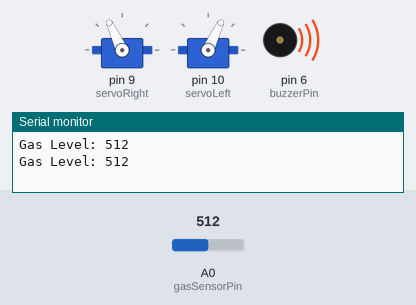
This sketch was run on a simulated Arduino Uno, built with avr-gcc and run on an emulated ATmega328P. Parts: 2 × servo, buzzer (waves = sounding, pin HIGH), the last lines printed to the serial monitor. The test bench sets the inputs (shaded band); at power-on: A0 (gasSensorPin) = 512.

Above: at 2.7 s.
2.8 s: A0 (gasSensorPin) set to 311
4.3 s: A0 (gasSensorPin) set to 292
At 4.93 s:
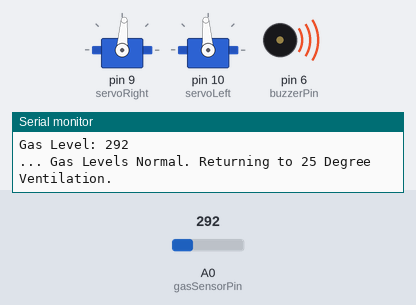
At 6.2 s:
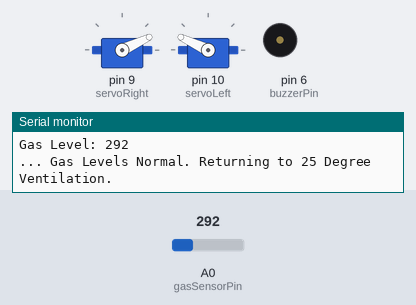
Timing chart, 0 to 7.7 s (numbered marks = the images above; inputs shaded):
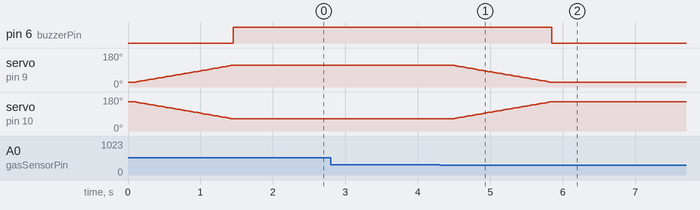

The sketch:

advanced-gas-system.ino
```cpp
#include <Servo.h>

// --- Definitions ---

// Servo objects for both sashes
Servo servoRight;
Servo servoLeft;

// Pin definitions
const int gasSensorPin = A0; // Analog pin for Gas Sensor (e.g., MQ-135)
const int buzzerPin = 6;     // Digital pin for Buzzer

// Angle constants (adjust these after mechanical installation)
const int angleClosed_R = 0;   // Fully closed angle for Right Servo
const int angleClosed_L = 180; // Fully closed angle for Left Servo

const int angleVent_R = 25;    // Ventilation angle (25 degrees) for Right Servo
const int angleVent_L = 155;   // Ventilation angle (180 - 25) for Left Servo

const int angleEmerg_R = 115;  // Emergency opening angle (115 degrees) for Right Servo
const int angleEmerg_L = 65;   // Emergency opening angle (180 - 115) for Left Servo

// Calibration and Thresholds (Crucial - adjust after testing)
// Hysteresis is added to prevent rapid flapping around the threshold
const int gasThresholdHigh = 350; // Threshold to trigger full opening
const int gasThresholdLow = 300;  // Threshold to return to ventilation

// State tracking variable
bool isEmergencyOpen = false;

void setup() {
  Serial.begin(9600); // Initialize serial monitor

  // Attach servos to pins 9 and 10
  servoRight.attach(9);
  servoLeft.attach(10);

  // Initialize servos in the ventilation (25 degree) position as a default safe start
  Serial.println("System starting... Setting to Ventilation Mode.");
  writeServos(angleVent_R, angleVent_L);
  isEmergencyOpen = false;

  pinMode(buzzerPin, OUTPUT); // Set buzzer as output
}

void loop() {
  // 1. Read Gas Level
  int gasValue = analogRead(gasSensorPin);

  // Print value to Serial Monitor for testing and debugging
  Serial.print("Gas Level: ");
  Serial.println(gasValue);

  // 2. Logic Control based on Hysteresis and State

  // Case A: Gas detected (Emergency condition)
  // If gas exceeds the high threshold AND the window is not already emergency open
  if (gasValue > gasThresholdHigh && !isEmergencyOpen) {
    Serial.println("!!! ALERT: High Gas Detected. OPENING WINDOWS 115 DEGREES !!!");

    // Smoothly open windows to 115 degrees
    smoothServoMove(servoRight, servoLeft, angleVent_R, angleVent_L, angleEmerg_R, angleEmerg_L);

    digitalWrite(buzzerPin, HIGH); // Sound the alarm
    isEmergencyOpen = true;        // Update state
  }

  // Case B: Gas levels decrease (Safe condition)
  // If gas drops below the low threshold AND the window is emergency open
  else if (gasValue < gasThresholdLow && isEmergencyOpen) {
    Serial.println("... Gas Levels Normal. Returning to 25 Degree Ventilation.");

    // Smoothly return windows to 25 degrees
    smoothServoMove(servoRight, servoLeft, angleEmerg_R, angleEmerg_L, angleVent_R, angleVent_L);

    digitalWrite(buzzerPin, LOW); // Turn off the alarm
    isEmergencyOpen = false;      // Update state
  }

  // Small delay for stability before next reading
  delay(500);
}

// --- Helper Functions ---

// Function to set both servos to specific angles immediately
void writeServos(int rightAngle, int leftAngle) {
  servoRight.write(rightAngle);
  servoLeft.write(leftAngle);
}

// Function to move both servos smoothly together
void smoothServoMove(Servo& sRight, Servo& sLeft, int startR, int startL, int endR, int endL) {
  // Use the larger angle change to determine the number of steps
  int steps = max(abs(startR - endR), abs(startL - endL));

  // Create a step factor for both servos
  float stepFactorR = (float)(endR - startR) / steps;
  float stepFactorL = (float)(endL - startL) / steps;

  for (int i = 0; i <= steps; i++) {
    int currentAngleR = startR + (i * stepFactorR);
    int currentAngleL = startL + (i * stepFactorL);

    sRight.write(currentAngleR);
    sLeft.write(currentAngleL);

    // Slow down the movement. Adjust the 15 for speed control (smaller is faster)
    delay(15);
  }
}
```

Measured:
- the behaviour switches between 300 and 299 on A0 (gasSensorPin) (found by bisection; images 0 and 1)
- after the input at 4.3 s, pin 6 (buzzerPin): HIGH → LOW after 1.5 s; servo on pin 9 (servoRight): moves from 115° to 25° over 1.4 s, starting after 0.18 s; servo on pin 10 (servoLeft): moves from 65° to 155° over 1.4 s, starting after 0.18 s
